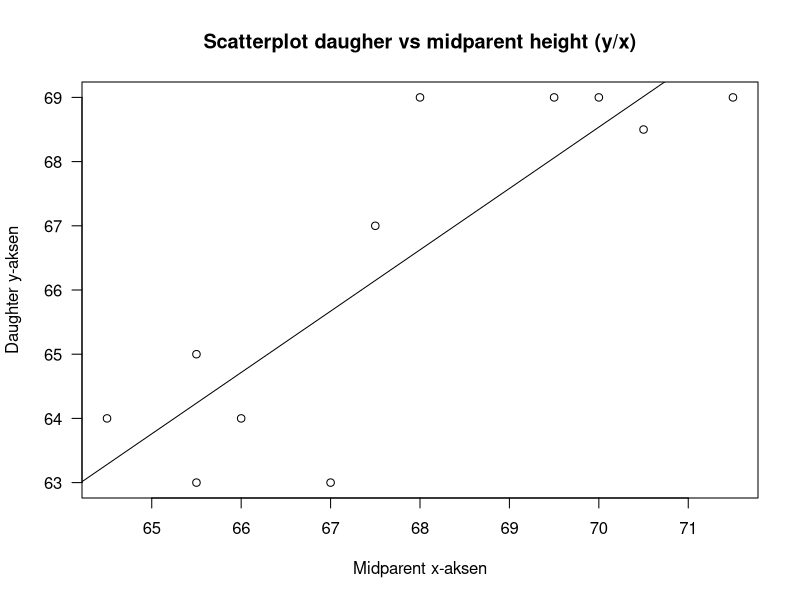

R code for this plot:
#12.2.16

## Definer vektorene
Midparent <- c(66.0, 65.5, 71.5, 68.0, 70.0, 65.5, 67.0, 70.5, 69.5, 64.5, 67.5)
Daughter <- c(64.0, 63.0, 69.0, 69.0, 69.0, 65.0, 63.0, 68.5, 69.0, 64.0, 67.0)

# a) "Make a scatter plot of daughters height against the midparent height and comment on the strength of the relationship
# Skriv en omtale av delspørsmålet, oppdater koden for plottet, og fyll inn din konklusjon. 
## Lag figur
.x <- Midparent
.y <- Daughter
.main <- "Scatterplot daugher vs midparent height (y/x)"
.xlab <- "Midparent x-aksen"
.ylab <- "Daughter y-aksen"
plot(x = .x, y = .y, type = "p", , las = 1, main = .main, xlab = .xlab, ylab = .ylab)

# 1.a) Svar:
# Viss der er en relasjon så bør der finnes en (linear) regression ax+b som følger trenden av punktene i scatter-plottet.
# Fra figuren ser vi en klar trend, men det ser også ut som der er mye støy. Dvs variansen - epsilon fra y= ax+b+epsilon er stor.
# punktene ligger ikke på en rett linje som man hadde forventet om epsilon var liten.

# b) Is the daughters height completely and uniquely determined by the midparent height? Explain.
# 1.b) Svar: 
# som beskrevet i b) epsilon er ikke liten. Der man forventer at epsilon er en rv fra en normalfordelt fordeling.

# c) Use the the accompanying MINITAB output to obtain the equation of the least squares line
# for prediting daugher height from midparent height, and then predict the height of daughter whose midparent heigtht is 70 in. 
# Would you feel comfortable, using the least squares line to predict daughter height when midparent height is 74in? Explain.

# 1.c svar)

#least squares line:
regline <- lm(Daughter ~ Midparent)
abline(regline)

b0 = regline$coef[1]
b1 = regline$coef[2]

y = b1*70 + b0
y
#Midparent 
# 68.53733 

y = b1*74 + b0
y
#Midparent 
# 72.35948 

#Viss datter er 70 in => midparent 68.5
#Viss datter er 74 in => midparent 72.36


# d) 
# e)
